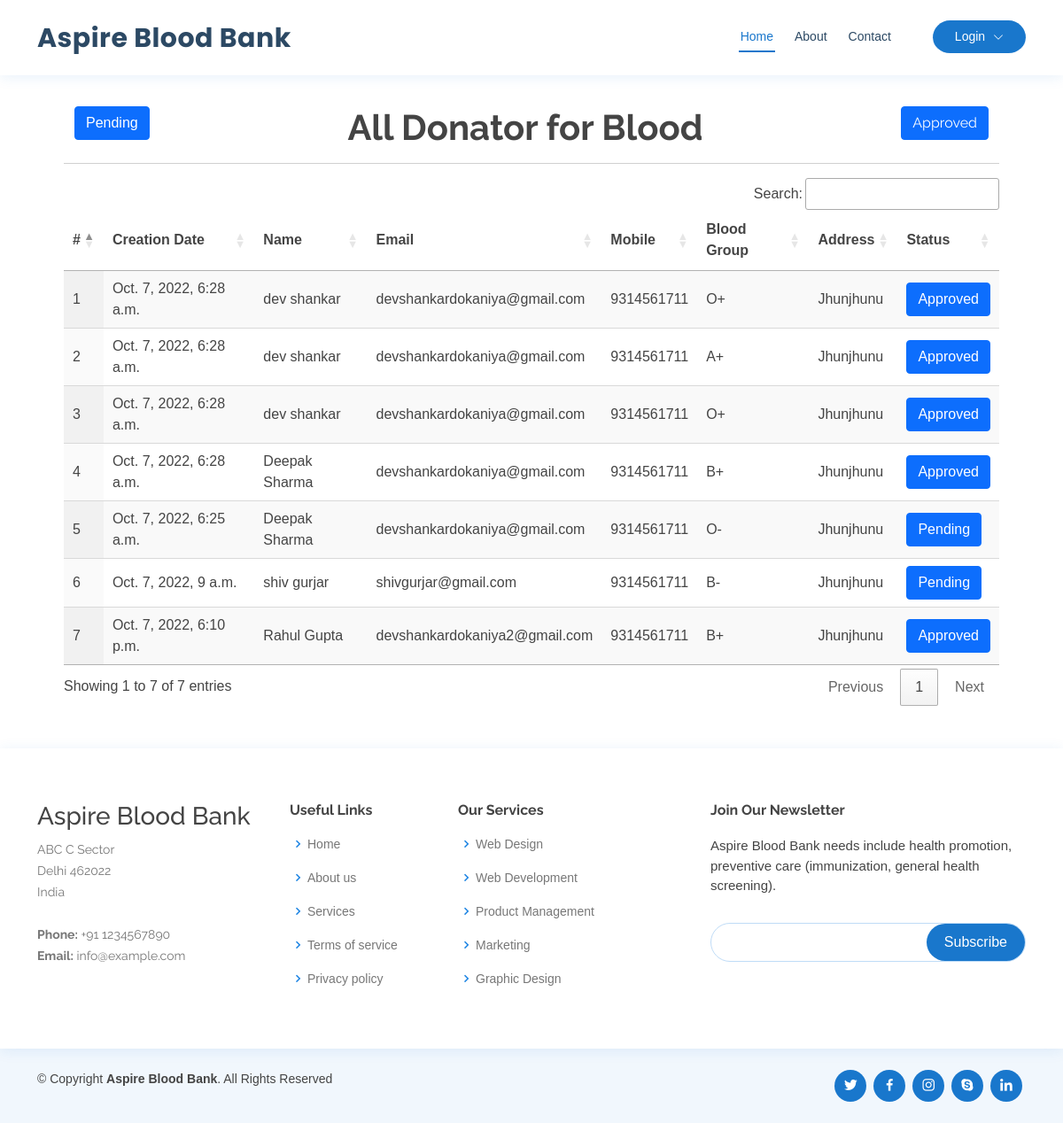
The page /donator_blood on the database its author committed.
### blood_app/models.py (models this page shows, shortened)
class Blood_Donation(models.Model):
    status = models.CharField(max_length=100, null=True, blank=True)
    user = models.ForeignKey(UserProfile, on_delete=models.CASCADE, null=True, blank=True)
    blood_group = models.ForeignKey(Category, on_delete=models.CASCADE, null=True, blank=True)
    place = models.CharField(max_length=100, null=True, blank=True)
    purpose = models.CharField(max_length=100, null=True, blank=True)
    created = models.DateTimeField(auto_now=True,null=True)
    active = models.BooleanField(null=True, blank=True, default=False)

class UserProfile(models.Model):
    user = models.ForeignKey(User, on_delete=models.CASCADE, null=True)
    contact = models.CharField(max_length=100, null=True)
    address = models.CharField(max_length=100, null=True)
    blood_group = models.ForeignKey(Category, on_delete=models.CASCADE, null=True, blank=True)
    dob = models.DateField(null=True)
    image = models.FileField(null=True)

class Category(models.Model):
    name = models.CharField(max_length=100, null=True, blank=True)
    def __str__(self):
        return self.name

### blood_app/views.py (the view)
# urls.py: path('donator_blood', donator_blood, name='donator_blood'),
def donator_blood(request):
    mydata = request.GET.get('action',0)
    data = Blood_Donation.objects.filter(purpose="Blood Donor")
    if mydata:
        data = data.filter(status=mydata)
    return render(request, 'donator_blood.html', {'data':data})

### blood_app/templates/donator_blood.html (shortened to what this page needs)
{% extends 'index.html' %}
{% load static %}
{% block body %}
<div class="container-fluid" style="width:90%;margin-top:10%">
                    <div class="container-fluid">
                      <a href="/donator_blood?action=Pending">
                        <button type="button" class="btn btn-primary pull-left">Pending</button>
                      </a>
                        <h1 align="center" style="font-weight:bold;margin-top:4%">
                          {% if request.GET.action %} {{request.GET.action}} {% else %} All{% endif %} Donator for Blood
                      <a href="/donator_blood?action=Approved">
                        <button type="button" class="btn btn-primary pull-right">Approved</button>
                      </a>
                        </h1>
                         </div><hr>
                                <table id="example" class="display" style="width:100%">
                                  <thead>
                                    <tr>
                                      <th>#</th>
                                      <th>Creation Date</th>
                                      <th>Name</th>
                                      <th>Email</th>
                                      <th>Mobile</th>
                                      <th>Blood Group</th>
                                      <th>Address</th>
                                      <th>Status</th>
                                  </tr>
                              </thead>
                              <tbody>
                              {% for i in data %}
                                <tr>
                                  <td>{{forloop.counter}}</td>
                                  <td>{{i.created}}</td>
                                  <td>{{i.user.user.first_name}} {{i.user.user.last_name}}</td>
                                  <td>{{i.user.user.email}}</td>
                                  <td>{{i.user.contact}}</td>
                                  <td>{{i.blood_group}}</td>
                                  <td>{{i.place}}</td>
                                  <td>
                                    <a href="/change_status/{{i.id}}/?data={{request.get_full_path}}">
                                      <button type="button" class="btn btn-primary">{% if i.status == "Approved" %}Approved{% else %}Pending{% endif %} </button>
                                    </a>
                                  </td>
                              </tr>
                              {% endfor %}
                          </tbody>
                      </table>
                  </div>
{% endblock %}

### blood_app/static/css/style.css (style rules this page uses)
body { font-family: "Open Sans", sans-serif; color: #444444; }
a { color: #1977cc; text-decoration: none; }
h1, h2, h3, h4, h5, h6 { font-family: "Raleway", sans-serif; }

### blood_app/templates/donator_blood.html (style rules this page uses)
body { font-family: Arial, Helvetica, sans-serif; }

### rows shown on the page
Blood_Donation: created "Oct. 7, 2022, 6:28 a.m.", user.user.first_name "dev", user.user.last_name "shankar", user.user.email "devshankardokaniya@gmail.com", user.contact "9314561711", blood_group "O+", place "Jhunjhunu", status "Approved"
Blood_Donation: created "Oct. 7, 2022, 6:28 a.m.", user.user.first_name "dev", user.user.last_name "shankar", user.user.email "devshankardokaniya@gmail.com", user.contact "9314561711", blood_group "A+", place "Jhunjhunu", status "Approved"
Blood_Donation: created "Oct. 7, 2022, 6:28 a.m.", user.user.first_name "dev", user.user.last_name "shankar", user.user.email "devshankardokaniya@gmail.com", user.contact "9314561711", blood_group "O+", place "Jhunjhunu", status "Approved"
Blood_Donation: created "Oct. 7, 2022, 6:28 a.m.", user.user.first_name "Deepak", user.user.last_name "Sharma", user.user.email "devshankardokaniya@gmail.com", user.contact "9314561711", blood_group "B+", place "Jhunjhunu", status "Approved"
Blood_Donation: created "Oct. 7, 2022, 6:25 a.m.", user.user.first_name "Deepak", user.user.last_name "Sharma", user.user.email "devshankardokaniya@gmail.com", user.contact "9314561711", blood_group "O-", place "Jhunjhunu", status "Pending"
Blood_Donation: created "Oct. 7, 2022, 9 a.m.", user.user.first_name "shiv", user.user.last_name "gurjar", user.user.email "shivgurjar@gmail.com", user.contact "9314561711", blood_group "B-", place "Jhunjhunu", status "Pending"
Blood_Donation: created "Oct. 7, 2022, 6:10 p.m.", user.user.first_name "Rahul", user.user.last_name "Gupta", user.user.email "devshankardokaniya2@gmail.com", user.contact "9314561711", blood_group "B+", place "Jhunjhunu", status "Approved"
